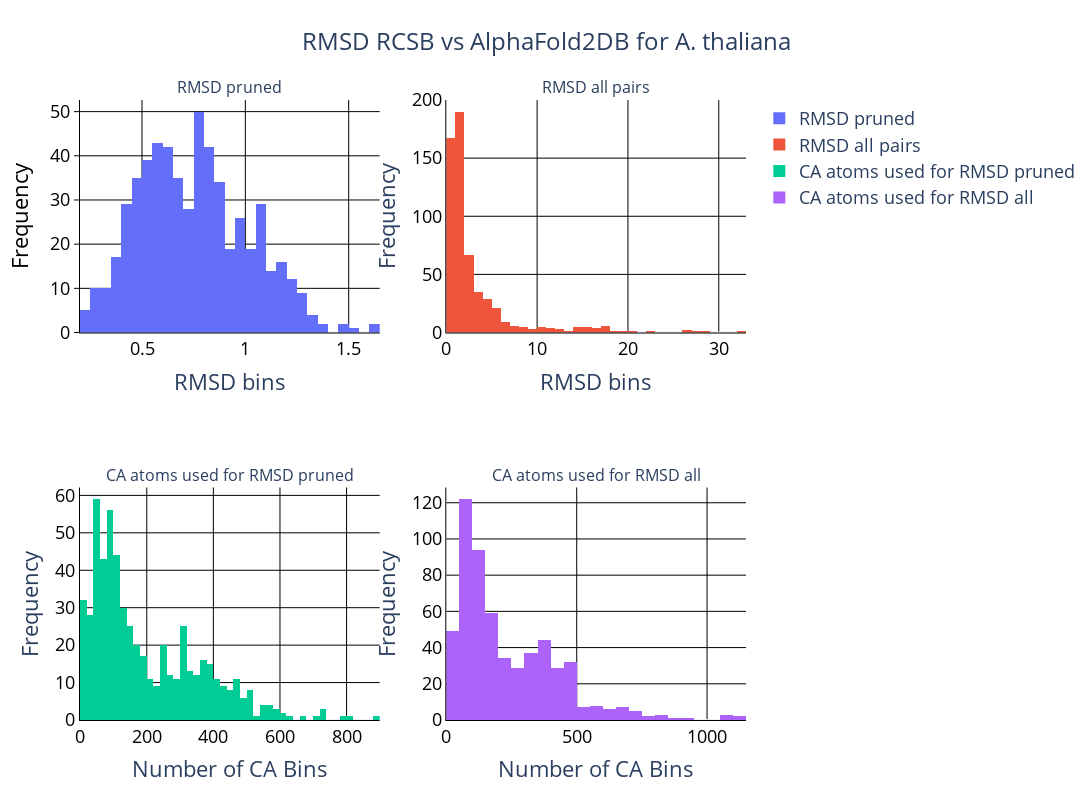

The notebook cell saved with this chart:
### Code cell
# Create a summary of the results_df

# Print the name of the columsn and their types

#<class 'pandas.core.frame.DataFrame'>
#Index: 574 entries, P93311 to Q9LK22
#Data columns (total 12 columns):
# #   Column                                   Non-Null Count  Dtype 
#---  ------                                   --------------  ----- 
# 0   Chain 1                                  574 non-null    object
# 1   Chain 2                                  574 non-null    object
# 2   Sequence alignment score                 574 non-null    object
# 3   Alignment identifier                     574 non-null    object
# 4   Chain 1 for RMSD                         574 non-null    object
# 5   Chain 2 for RMSD                         574 non-null    object
# 6   RMSD pruned                              574 non-null    object
# 7   Number of CA atoms used for RMSD pruned  574 non-null    object
# 8   RMSD all pairs                           574 non-null    object
# 9   Number of CA atoms used for RMSD all     574 non-null    object
# 10  Sequence 1                               574 non-null    object
# 11  Sequence 2                               574 non-null    object
#dtypes: object(12)
#memory usage: 74.5+ KB
import plotly.graph_objects as go
# Sort numerically the CA columns
results_df["Number of CA atoms used for RMSD pruned"] = results_df["Number of CA atoms used for RMSD pruned"].astype(int)
results_df["Number of CA atoms used for RMSD all"] = results_df["Number of CA atoms used for RMSD all"].astype(int)
# Save the results_df as a csv file
results_df.to_csv("results.csv")
# Sort the dataframe by the CA columns
#results_df = results_df.sort_values(by=["Number of CA atoms used for RMSD pruned", "Number of CA atoms used for RMSD all"])
from plotly.subplots import make_subplots
fig = make_subplots(rows=2, cols=2, subplot_titles=('RMSD pruned', 'RMSD all pairs', 'CA atoms used for RMSD pruned', 'CA atoms used for RMSD all'))
fig.add_trace(hist_rmsd_pruned, row=1, col=1)
fig.add_trace(hist_rmsd_all_pairs, row=1, col=2)
fig.add_trace(hist_ca_rmsd_pruned, row=2, col=1)
fig.add_trace(hist_ca_rmsd_all, row=2, col=2)

fig.update_layout(
    height=800, 
    width=1400, 
    title_text="RMSD RCSB vs AlphaFold2DB for A. thaliana",
    
    title_font=dict(size=24),
    font=dict(size=18),
    template='plotly_white',
    showlegend=True,
    # Define labels for y axis on left side (col=1)
    yaxis_title="Frequency",
    # Define labels for y axis on right side (col=2)
    yaxis2_title="Frequency",
    # Define labels for y axis on left side (col=1)
    yaxis3_title="Frequency",
    # Define labels for y axis on right side (col=2)
    yaxis4_title="Frequency",
    # Define labels for x axis on top side (row=1)
    xaxis_title="RMSD bins",
    xaxis2_title="RMSD bins",
    # Define labels for x axis on bottom side (row=2)
    xaxis3_title="Number of CA Bins",
    xaxis4_title="Number of CA Bins"
)

# Update xaxis and yaxis parameters to black grid lines and plot border
for i in range(1, 5):
    fig.update_yaxes(
        showgrid=True, 
        gridcolor='black', 
        showline=True, 
        linecolor='black',
        showticklabels=True,  # Show tick labels on y-axis
        tickfont=dict(color='black'),  # Set tick label color to black
        title_standoff=10,  # Add more space between label and axis
        row=i//3+1, 
        col=i%2+1
    )
    fig.update_xaxes(
        showgrid=True, 
        gridcolor='black', 
        showline=True, 
        linecolor='black',
        showticklabels=True,  # Show tick labels on x-axis
        tickfont=dict(color='black'),  # Set tick label color to black
        row=i//3+1, 
        col=i%2+1
    )

# Add black frame around each subplot
fig.update_layout(
    plot_bgcolor='white',  # Set plot background color to white
    showlegend=True,
    yaxis=dict(
        showline=True,
        linecolor='black',  # Set y-axis line color to black
        ticks='outside',
        tickcolor='black',  # Set y-axis tick color to black
        tickfont=dict(color='black'),  # Set y-axis tick label color to black
        title_standoff=15,  # Add more space between label and axis
        title_font=dict(color='black')  # Set y-axis label color to black
    ),
)
# Center title
fig.update_layout(title_x=0.5)

# Show the plot
fig.show()

# Save the plot as html file
fig.write_html("rmsd.html")

# Save as a pdf file
fig.write_image("rmsd.pdf")

### Figure 1 — Plotly figure (JSON) as saved in the notebook; plotly's stock layout.template omitted (floating-point values rounded to 4 significant figures; data arrays with more than 128 entries replaced by an {"elided": "..."} marker saying what was removed)
{"data": [{"name": "RMSD pruned", "type": "histogram", "x": {"elided": "574 float values"}, "xaxis": "x", "yaxis": "y"}, {"name": "RMSD all pairs", "type": "histogram", "x": {"elided": "574 float values"}, "xaxis": "x2", "yaxis": "y2"}, {"name": "CA atoms used for RMSD pruned", "nbinsx": 50, "type": "histogram", "x": {"elided": "574 int values"}, "xaxis": "x3", "yaxis": "y3"}, {"name": "CA atoms used for RMSD all", "nbinsx": 50, "type": "histogram", "x": {"elided": "574 int values"}, "xaxis": "x4", "yaxis": "y4"}], "layout": {"annotations": [{"font": {"size": 16}, "showarrow": false, "text": "RMSD pruned", "x": 0.225, "xanchor": "center", "xref": "paper", "y": 1, "yanchor": "bottom", "yref": "paper"}, {"font": {"size": 16}, "showarrow": false, "text": "RMSD all pairs", "x": 0.775, "xanchor": "center", "xref": "paper", "y": 1, "yanchor": "bottom", "yref": "paper"}, {"font": {"size": 16}, "showarrow": false, "text": "CA atoms used for RMSD pruned", "x": 0.225, "xanchor": "center", "xref": "paper", "y": 0.375, "yanchor": "bottom", "yref": "paper"}, {"font": {"size": 16}, "showarrow": false, "text": "CA atoms used for RMSD all", "x": 0.775, "xanchor": "center", "xref": "paper", "y": 0.375, "yanchor": "bottom", "yref": "paper"}], "font": {"size": 18}, "height": 800, "plot_bgcolor": "white", "showlegend": true, "title": {"font": {"size": 24}, "text": "RMSD RCSB vs AlphaFold2DB for A. thaliana", "x": 0.5}, "width": 1400, "xaxis": {"anchor": "y", "domain": [0, 0.45], "gridcolor": "black", "linecolor": "black", "showgrid": true, "showline": true, "showticklabels": true, "tickfont": {"color": "black"}, "title": {"text": "RMSD bins"}}, "xaxis2": {"anchor": "y2", "domain": [0.55, 1], "gridcolor": "black", "linecolor": "black", "showgrid": true, "showline": true, "showticklabels": true, "tickfont": {"color": "black"}, "title": {"text": "RMSD bins"}}, "xaxis3": {"anchor": "y3", "domain": [0, 0.45], "gridcolor": "black", "linecolor": "black", "showgrid": true, "showline": true, "showticklabels": true, "tickfont": {"color": "black"}, "title": {"text": "Number of CA Bins"}}, "xaxis4": {"anchor": "y4", "domain": [0.55, 1], "gridcolor": "black", "linecolor": "black", "showgrid": true, "showline": true, "showticklabels": true, "tickfont": {"color": "black"}, "title": {"text": "Number of CA Bins"}}, "yaxis": {"anchor": "x", "domain": [0.625, 1], "gridcolor": "black", "linecolor": "black", "showgrid": true, "showline": true, "showticklabels": true, "tickcolor": "black", "tickfont": {"color": "black"}, "ticks": "outside", "title": {"font": {"color": "black"}, "standoff": 15, "text": "Frequency"}}, "yaxis2": {"anchor": "x2", "domain": [0.625, 1], "gridcolor": "black", "linecolor": "black", "showgrid": true, "showline": true, "showticklabels": true, "tickfont": {"color": "black"}, "title": {"standoff": 10, "text": "Frequency"}}, "yaxis3": {"anchor": "x3", "domain": [0, 0.375], "gridcolor": "black", "linecolor": "black", "showgrid": true, "showline": true, "showticklabels": true, "tickfont": {"color": "black"}, "title": {"standoff": 10, "text": "Frequency"}}, "yaxis4": {"anchor": "x4", "domain": [0, 0.375], "gridcolor": "black", "linecolor": "black", "showgrid": true, "showline": true, "showticklabels": true, "tickfont": {"color": "black"}, "title": {"standoff": 10, "text": "Frequency"}}}}
